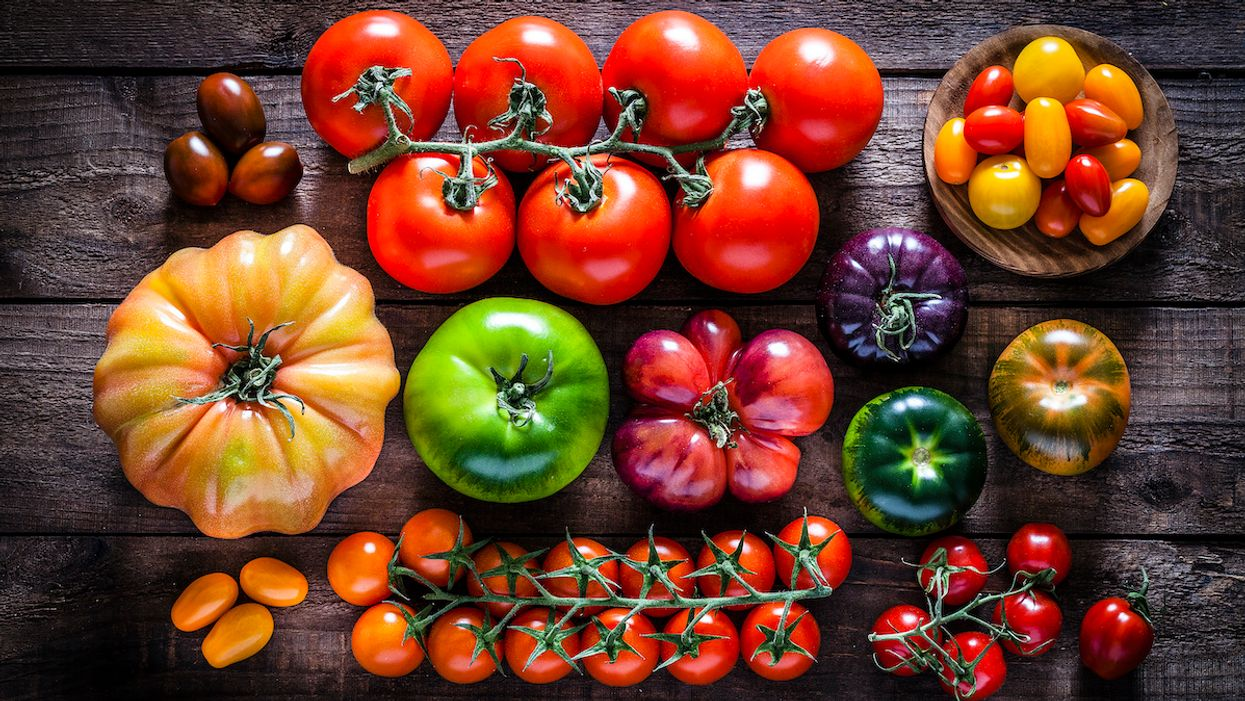
#> input picture Basic to Intermeditate/Images/tomato.jpg, 1245 x 701 px
$ jupyter execute --allow-errors 'Image Processing.ipynb'   (text cells are left out)
#> lines starting #> are read from the running program, lines starting #| are printed output that depends on the picture
[cell 1]
import cv2
import numpy as np
import matplotlib.pyplot as plt

[cell 2]
img = cv2.imread("Images/tomato.jpg")
#> img is the input picture: shape (701, 1245, 3); mean B, G, R 42.4, 63.8, 112.8

half = cv2.resize(src=img, dsize=(0,0), fx=0.1, fy=0.2)

cv2.imshow("Image", half)
cv2.waitKey(0)
cv2.destroyAllWindows()

[cell 3]
bigger  = cv2.resize(src=img, dsize=(800,800))

cv2.imshow("Image", bigger )
cv2.waitKey(0)
cv2.destroyAllWindows()

[cell 4]
stretch_near = cv2.resize(src=img, dsize=(500,450), interpolation= cv2.INTER_NEAREST)
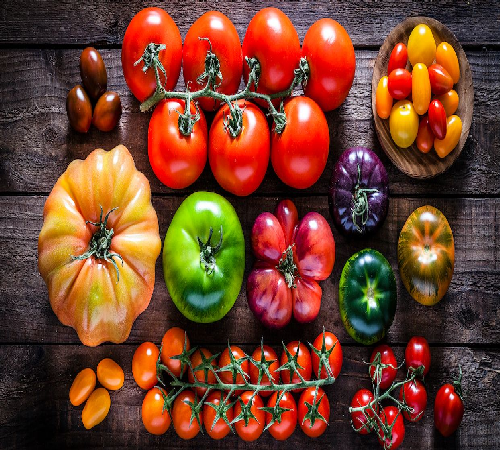
#> stretch_near: shape (450, 500, 3); mean B, G, R 42.5, 63.8, 112.8

cv2.imshow("Image", stretch_near)
cv2.waitKey(0)
cv2.destroyAllWindows()

[cell 5]
img = cv2.imread("Images/girl-mask.jpg")
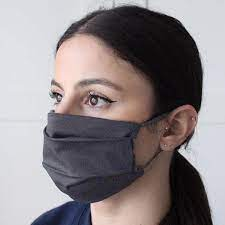
#> input picture Basic to Intermeditate/Images/girl-mask.jpg, 225 x 225 px
#> img is the input picture: shape (225, 225, 3); mean B, G, R 135, 132.3, 139.9

img = cv2.copyMakeBorder(src=img, top=10, bottom=10, left=10, right=10, borderType=cv2.BORDER_CONSTANT, value=0)
#> img: shape (245, 245, 3)

cv2.imshow("Image", img)
cv2.waitKey(0)
cv2.destroyAllWindows()

[cell 6]
img = cv2.imread("Images/girl-mask.jpg")

img = cv2.copyMakeBorder(src=img, top=10, bottom=10, left=10, right=10,
                         borderType=cv2.BORDER_REFLECT, value=0)

cv2.imshow("Image", img)
cv2.waitKey(0)
cv2.destroyAllWindows()

[cell 7]
import matplotlib.pyplot as plt

[cell 8]
image = cv2.imread(filename="Images/girl.png")
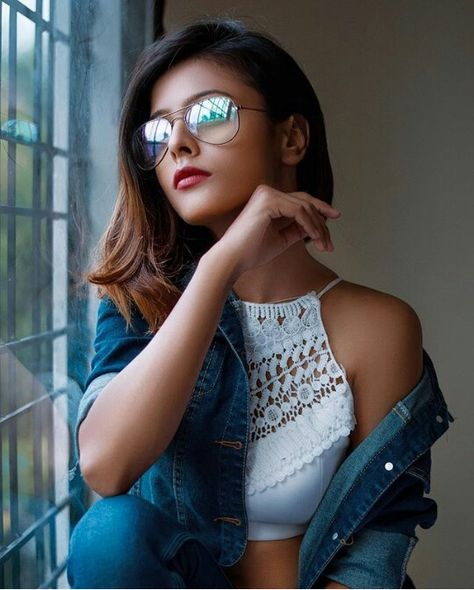
#> input picture Basic to Intermeditate/Images/girl.png, 474 x 590 px
#> image is the input picture: shape (590, 474, 3); mean B, G, R 86.1, 83.3, 79.3

layer = image.copy()

for i in range(4):
    plt.subplot(2, 2, i+1)

    # using pyrDown() function
    layer = cv2.pyrDown(src=layer)
    plt.imshow(layer)
    cv2.imshow(winname=f"{str(i)}", mat=layer)
    cv2.waitKey()

cv2.destroyAllWindows()
#> figure, not shown here; B, G, R data is drawn as R, G, B

[cell 9]
original_img = cv2.imread(filename="Images/girl.png")

# Gaussian Blur
gaussaian = cv2.GaussianBlur(src=original_img, ksize=(7,7), sigmaX=0)

# Median Blur
median = cv2.medianBlur(src=image, ksize=5)

# Bilateral Blur

bilateral = cv2.bilateralFilter(src=image, d=9, sigmaColor=75, sigmaSpace=75)

horizontal_stake = np.hstack((gaussaian, median, bilateral))

horizontal_stake = cv2.resize(src=horizontal_stake, dsize=(800,300))
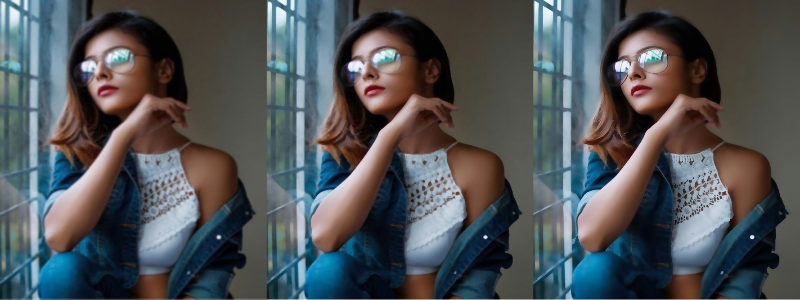
#> horizontal_stake: shape (300, 800, 3); mean B, G, R 86, 83.3, 79.2

cv2.imshow(winname="All Images", mat=horizontal_stake)
cv2.waitKey()

cv2.destroyAllWindows()

[cell 10]
image = cv2.imread("Images/girl.png")

image = cv2.resize(src=image, dsize=(500,500))
#> image: shape (500, 500, 3)

height, width = image.shape[0:2]
#> height = 500; width = 500

quarter_height, quarter_width = height / 4, width / 4
#> quarter_height = 125; quarter_width = 125

T = np.float32([ [1, 0, quarter_width], [0, 1, quarter_height] ])
#> T = [[1, 0, 125], [0, 1, 125]]

# We use warpAffine to transform the image using matrix, T

img_translation = cv2.warpAffine(src=image, M=T, dsize=(width, height))
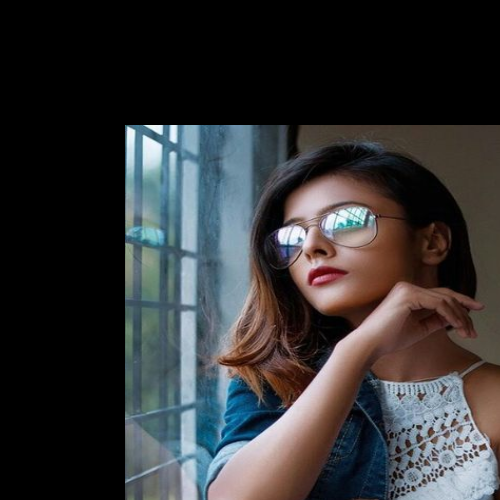
#> img_translation: shape (500, 500, 3); mean B, G, R 53.7, 52.5, 52.4

result = np.hstack((image, img_translation))

cv2.imshow(winname="Original and translate image", mat=result)
cv2.waitKey()
cv2.destroyAllWindows()

[cell 11]
print(image.shape[:2])
#| (500, 500)

[cell 12]
cap_video = cv2.VideoCapture(0)

#> (the rest of this cell did not finish here and is left out)

#> (a cell that did not finish here is left out)

[cell 14]
plt.figure(figsize=(10,10))
#> (the rest of this cell did not finish here and is left out)

[cell 15]
# Calculating histogram

plt.hist(x=img.ravel(), bins=256, range=(0.0, 0.1), fc='k', ec='k')
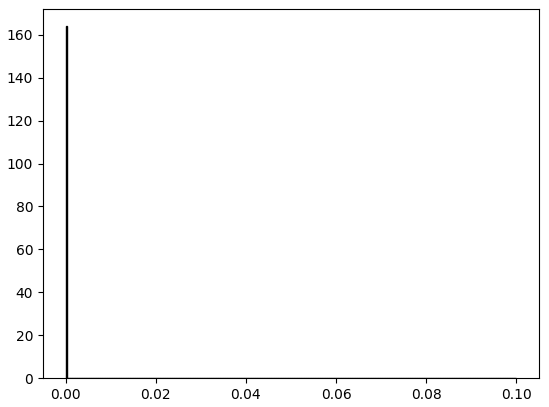
#> figure drawn by matplotlib, 1 panel; tallest bar 164 high, from x = -2.71e-20 to 0.000391

[cell 16]
gray_img = cv2.imread(filename="Images/image-using-Histogram.png", flags=0)

# calculate frequency of pixels in range 0-255
hist_img = cv2.calcHist(images=[gray_img], channels=[0], mask=None, histSize=[256], ranges=[0, 256])
#> hist_img = 256 values from 0 to 0

# Plotting Histograms
plt.plot(hist_img)
plt.show()

[cell 17]
# Capture frames from a camera
cap = cv2.VideoCapture(0)

# Read the frames from the camera
success, img = cap.read()
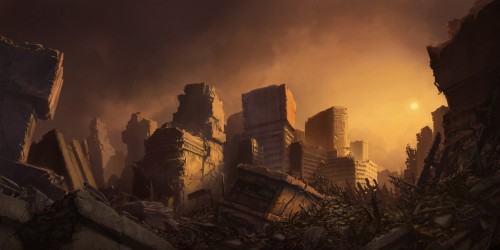
#> input picture Basic to Intermeditate/Images/first.jpg, 500 x 250 px, given in place of the camera
#> img is the input picture: shape (250, 500, 3); mean B, G, R 34.8, 52.4, 81

# Modify the data type setting to 32-bit floating point
averageValue1 = np.float32(img)

while(1):
    # Reads frames from a camera
    success, img = cap.read()
    if success == True:
        # using the cv2.accumulateWeighted() function that updates the running average
        cv2.accumulateWeighted(src=img, dst=averageValue1, alpha=0.02)
        # Converting the matrix elements to absolute values and converting the result to 8-bit
        resultingFrames1 = cv2.convertScaleAbs(src=averageValue1)
        # Show two output windows the input / original frames window
        cv2.imshow(winname="InputWindow", mat=img)
        # The window showing output of alpha value 0.02
        cv2.imshow(winname="averageValue1", mat=resultingFrames1)

        if cv2.waitKey(1) & 0xFF == ord('q'):
#> (key q is pressed here)
            break
    else:
        break

cap.release()
cv2.destroyAllWindows()

[cell 18]
cap = cv2.VideoCapture(0)

backgroundSub = cv2.createBackgroundSubtractorMOG2()

while(True):
    success, img = cap.read()
    if success == True:
        fgmask = backgroundSub.apply(img)
#> fgmask: shape (250, 500); every value is 127

        cv2.imshow(winname="fgmask", mat=fgmask)
        cv2.imshow(winname="Image", mat=img)

        if cv2.waitKey(1) & 0xFF == ord('q'):
#> (key q is pressed here)
            break
    else:
        break

cap.release()
cv2.destroyAllWindows()

[cell 19]
girl_img = cv2.imread('Images/girl.png', 0) # 0 means we take the gray scale image
#> girl_img: shape (590, 474); min 0, max 254, mean 82

resize_img = cv2.resize(src=girl_img, dsize=(400, 400))
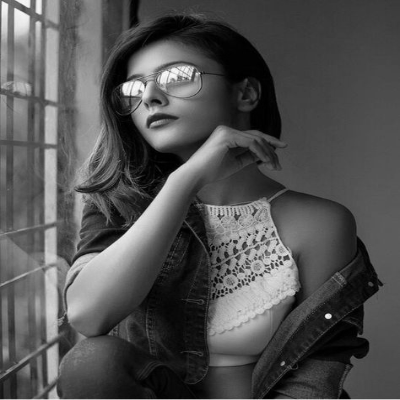
#> resize_img: shape (400, 400); min 0, max 251, mean 81.9

# creating a Histograms Equalization of a image using cv2.equalizeHist()

# equalizeHist(src[, dst]) -> dst

histeq = cv2.equalizeHist(src=resize_img)
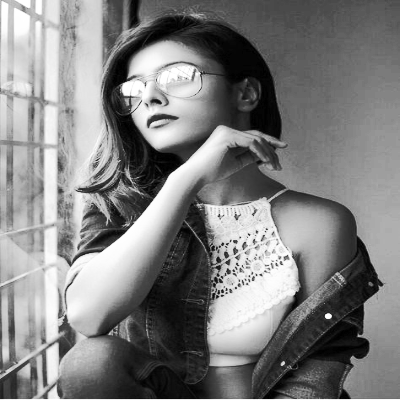
#> histeq: shape (400, 400); min 0, max 255, mean 128.1

# stacking images side-by-side
result = np.hstack((resize_img, histeq))
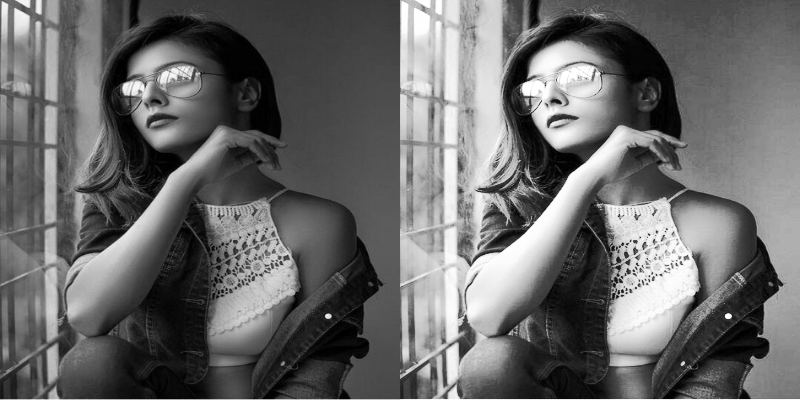
#> result: shape (400, 800); min 0, max 255, mean 105

cv2.imshow(winname="Images", mat=result)
cv2.waitKey()
cv2.destroyAllWindows()
